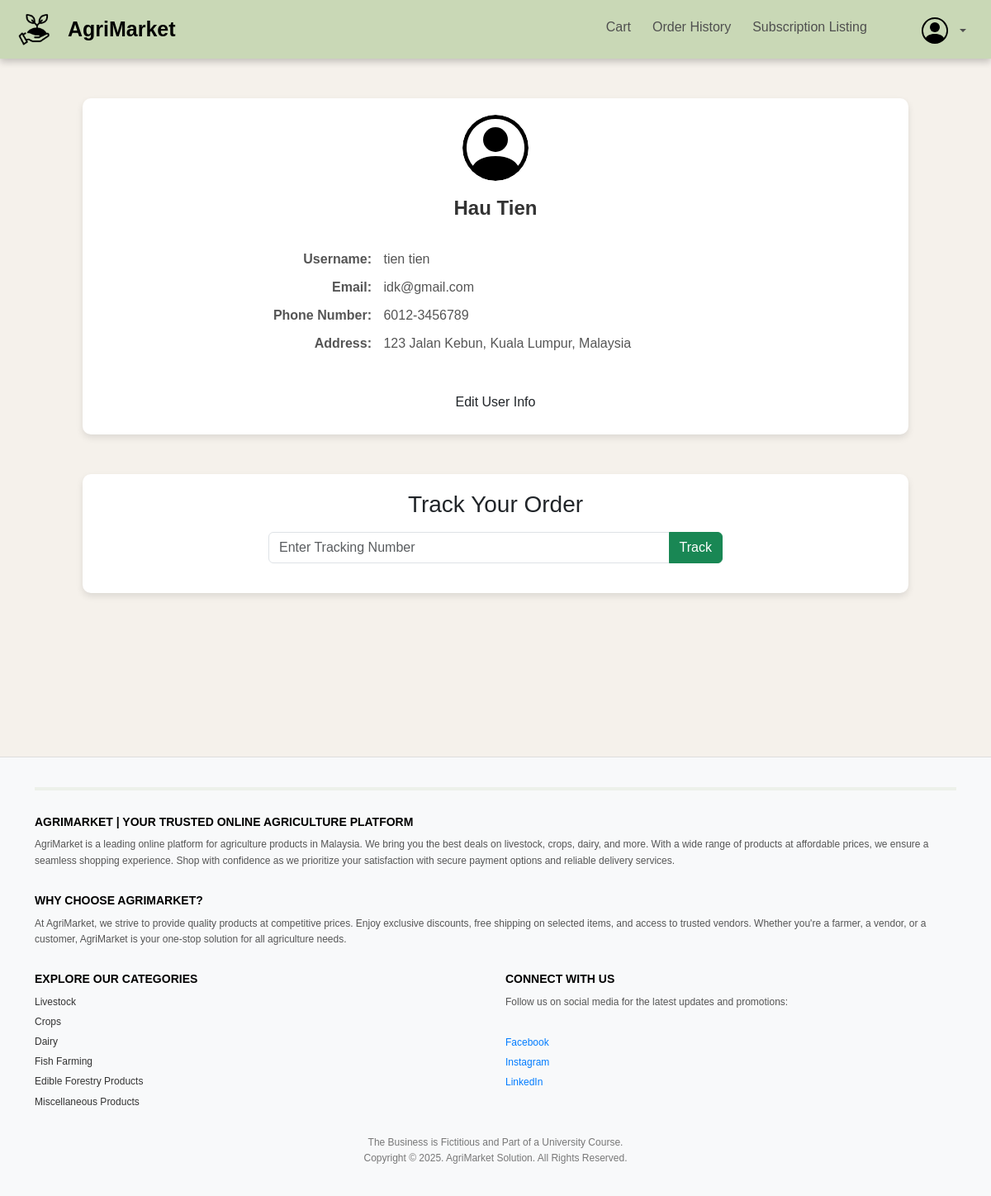
The app's page /Modules/customer/customer_profile.php (signed in) with its own data.
### tables this page shows
CREATE TABLE user (
    user_id INT AUTO_INCREMENT PRIMARY KEY,
    first_name VARCHAR(100) NOT NULL,
    last_name VARCHAR(100) NOT NULL,
    username VARCHAR(255) UNIQUE NOT NULL,
    email VARCHAR(255) UNIQUE NOT NULL,
    password VARCHAR(255) NOT NULL,
    role ENUM('Customer', 'Vendor', 'Staff', 'Admin') NOT NULL,
    phone_number VARCHAR(20) UNIQUE NOT NULL,
    home_address VARCHAR(200) NOT NULL,
    last_online DATETIME
);

### includes/database.php (called while the page is built, shortened)
<?php
function getCustomerDetails($user_id, $conn)
{
    $stmt = $conn->prepare("SELECT username, first_name, last_name, email, phone_number, home_address FROM user WHERE user_id = ?");
    $stmt->bind_param("i", $user_id);
    $stmt->execute();
    return $stmt->get_result()->fetch_assoc();
}

### Modules/customer/customer_profile.php (the view, shortened to what this page needs)
<?php
include '../../includes/database.php';
$user_id = $_SESSION['user_id'] ?? null;
$customer = getCustomerDetails($user_id, $conn);
?>
<!DOCTYPE html>
<html lang="en">
<head>
    <link rel="stylesheet" href="../../css/customer_profile.css">
</head>
<body class="customer_profile">
    <?php include '../../includes/header.php'; ?>
    <div class="container mt-5">
        <div class="profile-card">
            <div class="profile-header">
                <img src="../../assets/svg/person-circle.svg" alt="Customer Icon" class="profile-icon">
                <p class="customer-name">
                    <?= htmlspecialchars($customer['first_name'] . ' ' . $customer['last_name']); ?>
                </p>
            </div>
            <div class="profile-details mt-3">
                <p><strong>Username:</strong> <span><?= htmlspecialchars($customer['username']); ?></span></p>
                <p><strong>Email:</strong> <span><?= htmlspecialchars($customer['email']); ?></span></p>
                <p><strong>Phone Number:</strong> <span><?= htmlspecialchars($customer['phone_number']); ?></span></p>
                <p><strong>Address:</strong> <span><?= htmlspecialchars($customer['home_address']); ?></span></p>
            </div>
            <button class="btn edit-btn" data-bs-toggle="modal" data-bs-target="#editModal">Edit User Info</button>
        </div>
        <div class="tracking-card mt-5">
            <h3 class="text-center">Track Your Order</h3>
            <form action="" method="POST" class="tracking-form mt-3">
                <div class="input-group mb-3">
                    <input type="text" class="form-control" name="tracking_number" placeholder="Enter Tracking Number"
                        required>
                    <button class="btn btn-success" type="submit">Track</button>
                </div>
            </form>
        </div>
    </div>
    <?php include '../../includes/footer.php'; ?>
</body>
</html>

### css/customer_profile.css (style rules this page uses)
body.customer_profile { background-color: #f5f1eb; font-family: Arial, sans-serif; }
.profile-card { background-color: #ffffff; border-radius: 10px; box-shadow: 0 4px 8px rgba(0, 0, 0, 0.1); padding: 20px; max-width: 1000px; margin: 0 auto; text-align: center; }
.profile-header { display: flex; flex-direction: column; align-items: center; }
.profile-icon { width: 80px; height: 80px; border-radius: 50%; margin-bottom: 15px; }
.customer-name { font-size: 1.5rem; font-weight: bold; color: #333; }
.profile-details { display: flex; flex-direction: column; gap: 10px; text-align: left; margin: 20px auto; max-width: 600px; }
.profile-details p { font-size: 1rem; color: #555; margin: 0; }
.profile-details strong { display: inline-block; width: 150px; text-align: right; margin-right: 10px; }
.edit-btn { background-color: #007bff; color: #fff; border: none; padding: 10px 20px; border-radius: 5px; margin-top: 20px; cursor: pointer; transition: background-color 0.3s ease; }
.text-center { text-align: center; }
.tracking-card { background-color: #ffffff; border-radius: 10px; box-shadow: 0 4px 8px rgba(0, 0, 0, 0.1); padding: 20px; max-width: 1000px; margin: 0 auto; text-align: center; }
.tracking-form .input-group { max-width: 550px; margin: 0 auto; }

### records on screen
user: first_name+last_name "Hau Tien", username "tien tien", email "idk@gmail.com", phone_number "6012-3456789", home_address "123 Jalan Kebun, Kuala Lumpur, Malaysia"
